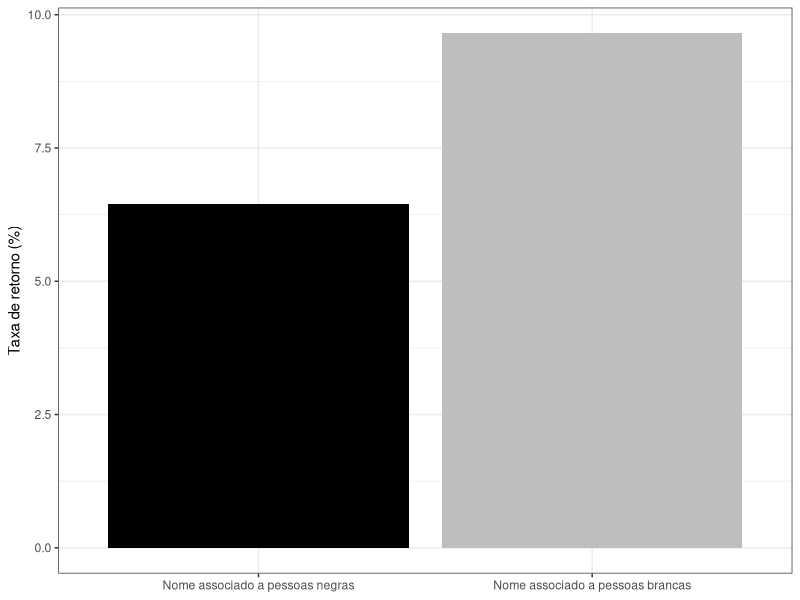

Reproduce this figure in R.
## ---- chunk 1
library(tidyverse)
## ---- chunk 2
resume <- data.frame(
  Tratamento = c("black", "white"),
  Dispensado = c(2278, 2200),
  Chamado    = c(157, 235)
)

resume$Total <- resume$Dispensado + resume$Chamado

resume
## ---- chunk 3
resume$taxa_retorno <- resume$Chamado / resume$Total * 100

resume
## ---- chunk 4
ggplot(resume, aes(x = Tratamento, y = taxa_retorno, fill = Tratamento)) +
  geom_col() +
  scale_fill_manual(values = c("black" = "black", "white" = "gray")) +
  scale_x_discrete(labels = c("black" = "Nome associado a pessoas negras",
                              "white" = "Nome associado a pessoas brancas")) +
  labs(y = "Taxa de retorno (%)", x = NULL, fill = "Tratamento") +
  theme_bw() +
  theme(legend.position = "none")
## ---- chunk 5
# Diferença em pontos percentuais (calculada antes de arredondar)
diferenca <- resume$taxa_retorno[resume$Tratamento == "white"] -
             resume$taxa_retorno[resume$Tratamento == "black"]
round(diferenca, 2)

# Teste de diferença de proporções
prop.test(x = resume$Chamado, n = resume$Total)
